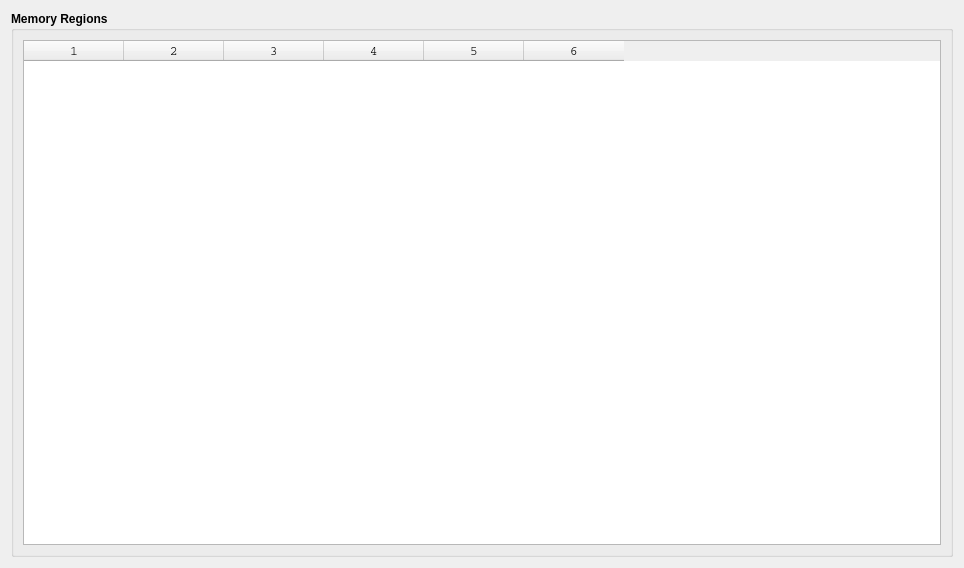
<?xml version="1.0" encoding="UTF-8"?>
<ui version="4.0">
 <class>DlgMemory</class>
 <widget class="QDialog" name="DlgMemory">
  <property name="geometry">
   <rect>
    <x>0</x>
    <y>0</y>
    <width>964</width>
    <height>568</height>
   </rect>
  </property>
  <property name="windowTitle">
   <string>Memory List</string>
  </property>
  <property name="windowIcon">
   <iconset resource="Resource.qrc">
    <normaloff>:/Images/Images/information.png</normaloff>:/Images/Images/information.png</iconset>
  </property>
  <layout class="QGridLayout" name="gridLayout">
   <item row="0" column="0">
    <widget class="QGroupBox" name="group">
     <property name="font">
      <font>
       <weight>75</weight>
       <bold>true</bold>
      </font>
     </property>
     <property name="title">
      <string>Memory Regions</string>
     </property>
     <layout class="QGridLayout" name="gridLayout_2">
      <item row="0" column="0">
       <widget class="QTableWidget" name="tblRegions">
        <property name="font">
         <font>
          <family>Courier</family>
          <pointsize>10</pointsize>
          <weight>50</weight>
          <bold>false</bold>
         </font>
        </property>
        <property name="editTriggers">
         <set>QAbstractItemView::NoEditTriggers</set>
        </property>
        <property name="columnCount">
         <number>6</number>
        </property>
        <column/>
        <column/>
        <column/>
        <column/>
        <column/>
        <column/>
       </widget>
      </item>
     </layout>
    </widget>
   </item>
  </layout>
 </widget>
 <resources>
  <include location="Resource.qrc"/>
 </resources>
 <connections/>
</ui>
